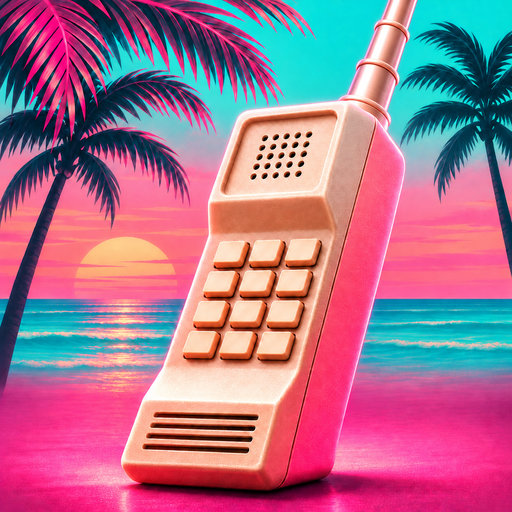
#> input picture Nightcall/Branding/day.png, 512 x 512 px, found by its file name; its folder holds 2 pictures in this run
$ python brand_assets.py
#> lines starting #> are read from the running program, lines starting #| are printed output that depends on the picture
"""Derive platform icon formats from the selected ImageGen masters; no artistic edits."""
from pathlib import Path
from PIL import Image, ImageDraw

root = Path(__file__).resolve().parents[1]
res = root / "android/app/src/main/res"
for mode in ("day", "night"):
    source = Image.open(root / f"Branding/Source/{mode}.png").convert("RGBA")
#> source is the input picture: PIL image 512x512 RGBA; mean R, G, B, A 170.4, 114.8, 140.1, 255
    source.resize((512, 512), Image.Resampling.LANCZOS).save(root / f"Branding/{mode}.png", optimize=True)
    source.save(root / f"Branding/{mode}.ico", sizes=[(n, n) for n in (16, 20, 24, 32, 40, 48, 64, 128, 256)])
    for density, size in (("mdpi", 48), ("hdpi", 72), ("xhdpi", 96), ("xxhdpi", 144), ("xxxhdpi", 192)):
        folder = res / f"mipmap-{density}"
        folder.mkdir(parents=True, exist_ok=True)
        source.resize((size, size), Image.Resampling.LANCZOS).save(folder / f"nightcall_{mode}.png", optimize=True)
#> this loop made 5 passes
#> pass 1, `source.resize((size, size), Image.Resampling.LANCZOS).save(folder / f"..`:
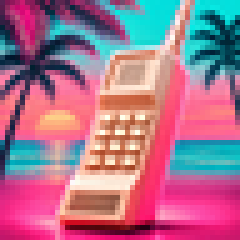
#> saved as nightcall_day.png: PIL image 48x48 RGBA (shown 5 times larger); mean R, G, B, A 170.2, 114.8, 140.1, 255
#> pass 2, `source.resize((size, size), Image.Resampling.LANCZOS).save(folder / f"..`:
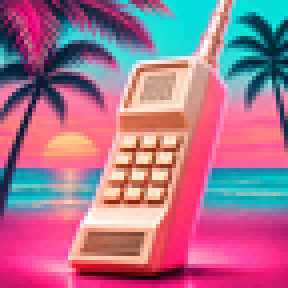
#> saved as nightcall_day.png: PIL image 72x72 RGBA (shown 4 times larger); mean R, G, B, A 170.3, 114.8, 140.1, 255
    folder = res / "drawable-nodpi"
    folder.mkdir(parents=True, exist_ok=True)
    source.resize((512, 512), Image.Resampling.LANCZOS).save(folder / f"nightcall_{mode}.png", optimize=True)
#> pass 2 of the loop `for mode in ("day", "night"):`:
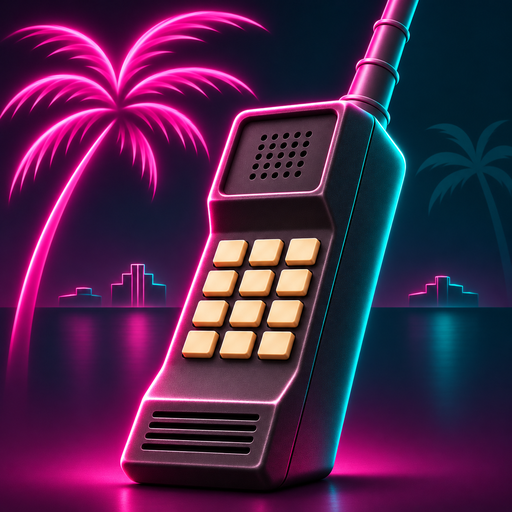
#> input picture Nightcall/Branding/night.png, 512 x 512 px, found by its file name
#> source is the input picture: PIL image 512x512 RGBA; mean R, G, B, A 74.4, 35.5, 74.3, 255
#> the loop `for density, size in (("mdpi", 48), ("hdpi", 72), ("xhdpi", 96), ("xxh..` made 5 passes
#> pass 1, `source.resize((size, size), Image.Resampling.LANCZOS).save(folder / f"..`:
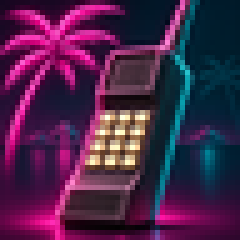
#> saved as nightcall_night.png: PIL image 48x48 RGBA (shown 5 times larger); mean R, G, B, A 74, 35.6, 74.3, 255
#> pass 2, `source.resize((size, size), Image.Resampling.LANCZOS).save(folder / f"..`:
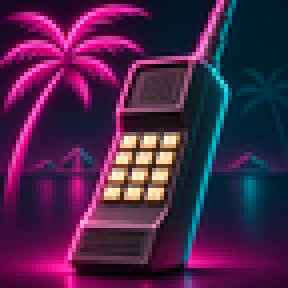
#> saved as nightcall_night.png: PIL image 72x72 RGBA (shown 4 times larger); mean R, G, B, A 74.1, 35.7, 74.3, 255

# Deliberately pixel-sized tray art: a brick-phone silhouette, no scene or glow.
def tray(size, night):
    image = Image.new("RGBA", (size, size))
    draw = ImageDraw.Draw(image)
    scale = size / 16
    body, edge, ink = ("#FF53B4", "#49DFDF", "#180C24") if night else ("#FFF3E8", "#087F85", "#BD2467")
    def box(x, y, w, h):
        return tuple(round(value * scale) for value in (x, y, x + w - 1, y + h - 1))
    draw.rectangle(box(10, 0, 2, 4), fill=edge)
    draw.rounded_rectangle(box(3, 3, 10, 13), radius=round(2 * scale), fill=body, outline=edge, width=max(1, round(scale)))
    draw.rectangle(box(5, 5, 6, 2), fill=ink)
    for y in (9, 11):
        for x in (5, 7.5, 10):
            draw.rectangle(box(x, y, 1, 1), fill=ink)
    draw.rectangle(box(5, 14, 6, 1), fill=ink)
    return image

for mode in ("day", "night"):
    sizes = (16, 20, 24, 32, 40, 48, 64)
    frames = [tray(n, mode == "night") for n in sizes]
    frames[0].save(root / f"Branding/tray-{mode}.png")
    frames[-1].save(root / f"Branding/tray-{mode}.ico", sizes=[(n, n) for n in sizes], append_images=frames[:-1])
